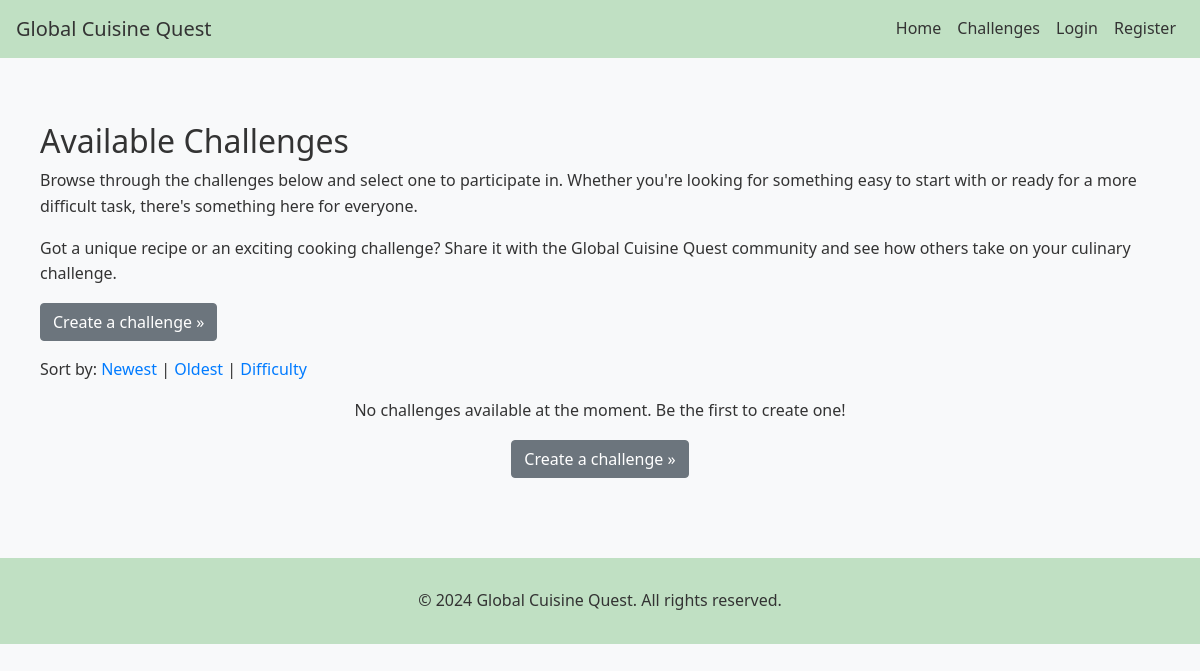
The app's page /challenge_list/, older data.
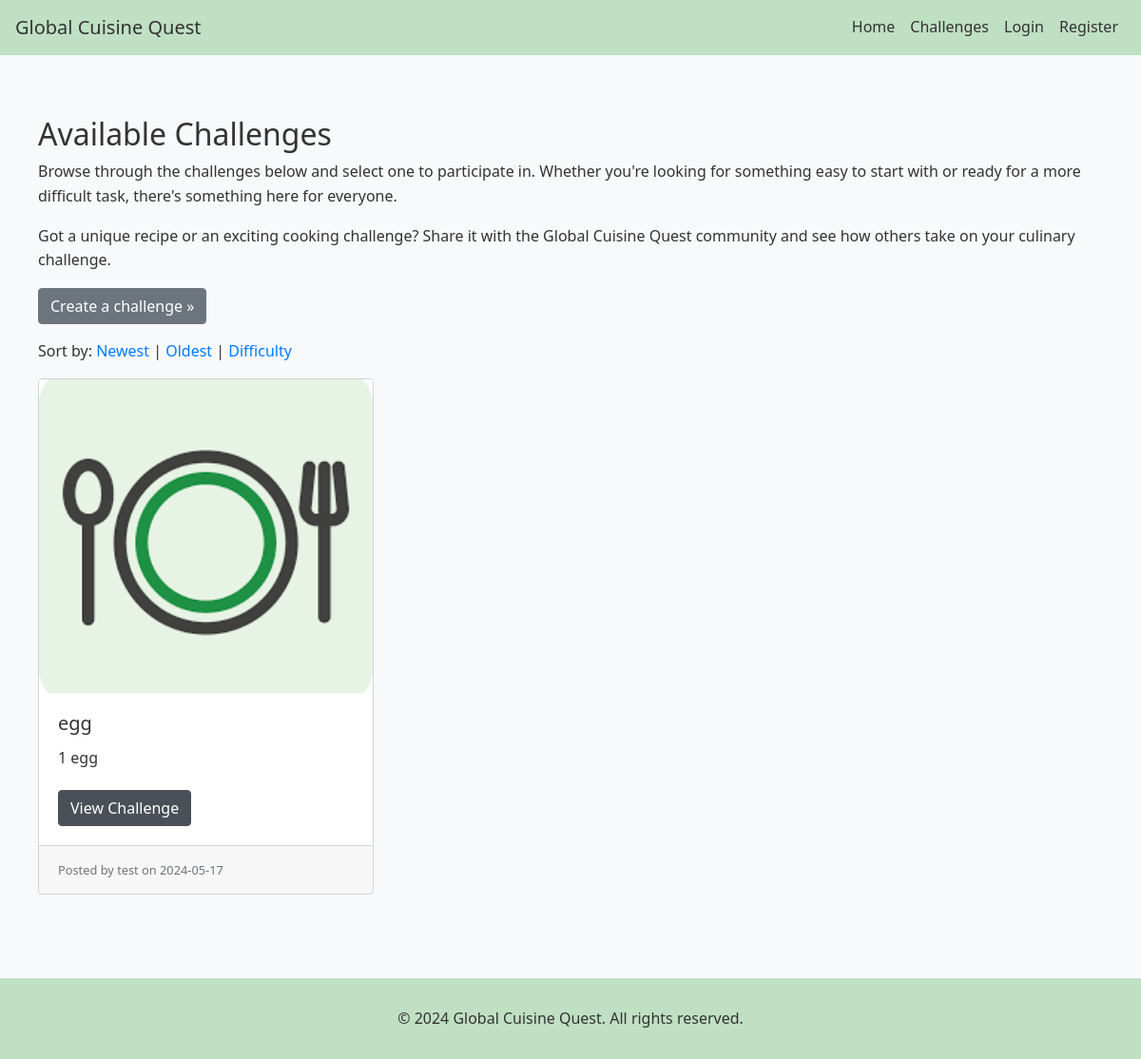
The same page, newer data.
### globalcuisine/models.py (models this page shows, shortened)
class Challenge(db.Model):
    id = db.Column(db.Integer, primary_key=True)
    title = db.Column(db.String(100), nullable=False)
    recipe_type = db.Column(db.String(100), nullable=False)
    description = db.Column(db.Text, nullable=False)
    is_recipe = db.Column(db.Boolean, nullable=False)
    ingredients = db.Column(db.Text, nullable=False)
    recipe_instructions = db.Column(db.Text, nullable=False)
    created_at = db.Column(db.DateTime, nullable=False, default=datetime.utcnow)
    cuisine_type = db.Column(db.String(100))  # Make sure this line exists
    cuisine_style = db.Column(db.String(100))  # Make sure this line exists
    difficulty_level = db.Column(db.String(50), nullable=False)
    image_filename = db.Column(db.String(255))
    user_id = db.Column(db.Integer, db.ForeignKey('user.id'), nullable=False)
    submissions = db.relationship('Submission', backref='challenge', lazy=True)
    active_users = db.relationship('ActiveChallenge', backref='challenge', lazy=True)
    completed_users = db.relationship('CompletedChallenge', backref='challenge', lazy=True)

class User(UserMixin, db.Model):
    id = db.Column(db.Integer, primary_key=True)
    username = db.Column(db.String(100), unique=True, nullable=False)
    email = db.Column(db.String(120), unique=True, nullable=False)
    password_hash = db.Column(db.String(128))
    challenges = db.relationship('Challenge', backref='author', lazy=True)
    submissions = db.relationship('Submission', backref='user', lazy=True)
    active_challenges = db.relationship('ActiveChallenge', backref='user', lazy=True)
    completed_challenges = db.relationship('CompletedChallenge', backref='user', lazy=True)

### globalcuisine/main.py (the view)
@main.route('/challenge_list/', defaults={'sort_by': 'newest'})
@main.route('/view_challenges/<sort_by>') # or it is challenges
def challenge_list(sort_by):
    if sort_by == 'newest':
        challenges = Challenge.query.order_by(Challenge.created_at.desc()).all()
    elif sort_by == 'oldest':
        challenges = Challenge.query.order_by(Challenge.created_at.asc()).all()
    elif sort_by == 'difficulty':
        challenges = Challenge.query.order_by(Challenge.difficulty_level.desc()).all()
    else:
        challenges = Challenge.query.all() #Default no sorting
    return render_template('challenge_list.html', challenges=challenges)

### globalcuisine/templates/challenge_list.html
{% extends "base.html" %}
{% block content %}
<div class="container mt-4">
    <h2>Available Challenges</h2>
    <p>Browse through the challenges below and select one to participate in. Whether you're looking for something easy to start with or ready for a more difficult task, there's something here for everyone.</p>
    <p>Got a unique recipe or an exciting cooking challenge? Share it with the Global Cuisine Quest community and see how others take on your culinary challenge.</p>
        <p><a class="btn btn-secondary" href="{{ url_for('main.create_challenge') }}" role="button">Create a challenge &raquo;</a></p>
    <p>Sort by:
        <a href="{{ url_for('main.challenge_list', sort_by='newest') }}">Newest</a> |
        <a href="{{ url_for('main.challenge_list', sort_by='oldest') }}">Oldest</a> |
        <a href="{{ url_for('main.challenge_list', sort_by='difficulty') }}">Difficulty</a>
        </p>
        <div class="row">
        {% for challenge in challenges %}
            <div class="col-md-4 mb-4">
                <div class="card h-100">
                    {% if challenge.image_filename %}
                        <img src="{{ url_for('static', filename='images/' + challenge.image_filename) }}" class="card-img-top" alt="Image of {{ challenge.title }}">
                    {% else %}
                        <img src="{{ url_for('static', filename='images/default.png') }}" class="card-img-top" alt="Default Image">
                    {% endif %}
                    <div class="card-body">
                        <h5 class="card-title">{{ challenge.title }}</h5>
                        <p class="card-text">{{ challenge.description | truncate(150) }}</p>
                        <a href="{{ url_for('main.challenge_detail', challenge_id=challenge.id) }}" class="btn btn-primary">View Challenge</a>
                    </div>
                    <div class="card-footer">
                        <small class="text-muted">Posted by {{ challenge.author.username if challenge.author else 'Unknown' }} on {{ challenge.created_at.strftime('%Y-%m-%d') }}</small>
                    </div>
                </div>
            </div>
        {% else %}
            <div class="col-md-12">
                <p class="text-center">No challenges available at the moment. Be the first to create one!</p>
                <p class="text-center"><a class="btn btn-secondary" href="{{ url_for('main.create_challenge') }}" role="button">Create a challenge &raquo;</a></p>
            </div>
        {% endfor %}
    </div>
</div>
{% endblock %}

Row changes from the older to the newer data that the page shows:
added Challenge: image_filename (placeholder picture), title "egg", description "1 egg", author "test", created_at "2024-05-17"
Text that changed along with them:
text no longer shown: "No challenges available at the moment. Be the first to create one! Create a challenge »"
